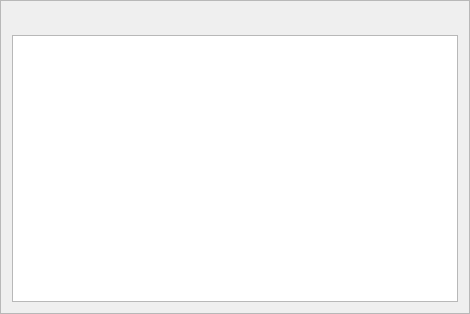
<?xml version="1.0" encoding="UTF-8"?>
<ui version="4.0">
 <class>StudentMgmtFrame</class>
 <widget class="QFrame" name="StudentMgmtFrame">
  <property name="geometry">
   <rect>
    <x>0</x>
    <y>0</y>
    <width>470</width>
    <height>314</height>
   </rect>
  </property>
  <property name="windowTitle">
   <string>Frame</string>
  </property>
  <property name="frameShape">
   <enum>QFrame::StyledPanel</enum>
  </property>
  <property name="frameShadow">
   <enum>QFrame::Raised</enum>
  </property>
  <layout class="QVBoxLayout" name="verticalLayout">
   <item>
    <widget class="QToolBar" name="toobar"/>
   </item>
   <item>
    <widget class="QTableView" name="studentView">
     <property name="alternatingRowColors">
      <bool>true</bool>
     </property>
     <property name="sortingEnabled">
      <bool>true</bool>
     </property>
     <attribute name="horizontalHeaderCascadingSectionResizes">
      <bool>true</bool>
     </attribute>
     <attribute name="horizontalHeaderShowSortIndicator" stdset="0">
      <bool>true</bool>
     </attribute>
    </widget>
   </item>
  </layout>
 </widget>
 <resources/>
 <connections/>
</ui>
